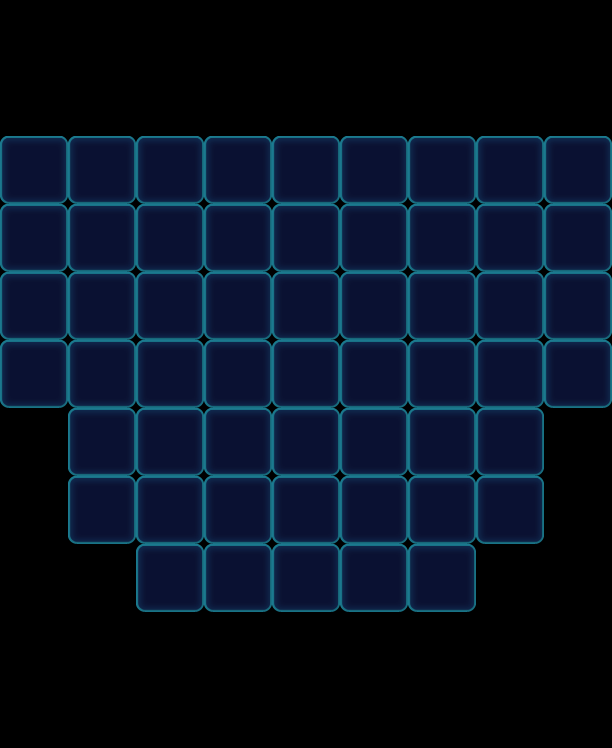

A level layout from a 2D game, rendered from its tile map. Below: a short description, then the map file with tile-grid data replaced by summaries:
An orthogonal 9x11 tile map with 68x68 px tiles, 1 tile layer (Valid), 2 tilesets and 64 objects (55x Monster, 9x Factory_Normal).

<map version="1.0" orientation="orthogonal" width="9" height="11" tilewidth="68" tileheight="68">
 <tileset firstgid="1" name="game_grid1" tilewidth="68" tileheight="68">
  <image source="game_grid1.png" width="68" height="68" />
 </tileset>
 <tileset firstgid="2" name="map" tilewidth="68" tileheight="68">
  <image source="map.png" width="1024" height="1024" />
 </tileset>
 <layer name="Valid" width="9" height="11">
  <data>[99 cells, 55 non-empty, 1 distinct tile ids]</data>
 </layer>
 <objectgroup name="BottomObj" width="9" height="11" />
 <objectgroup name="MiddleObj" width="9" height="11">
  <object name="65" type="Monster" gid="19" x="68" y="340">
   <properties>
    <property name="Color" value="Yellow" />
   </properties>
  </object>
  <object name="54" type="Monster" gid="3" x="272" y="612">
   <properties>
    <property name="Color" value="Green" />
   </properties>
  </object>
  <object name="45" type="Monster" gid="18" x="408" y="272">
   <properties>
    <property name="Color" value="Pink" />
   </properties>
  </object>
  <object name="75" type="Monster" gid="17" x="340" y="544">
   <properties>
    <property name="Color" value="Purple" />
   </properties>
  </object>
  <object name="32" type="Monster" gid="2" x="68" y="476">
   <properties>
    <property name="Color" value="Blue" />
   </properties>
  </object>
  <object name="32" type="Monster" gid="2" x="68" y="272">
   <properties>
    <property name="Color" value="Blue" />
   </properties>
  </object>
  <object name="32" type="Monster" gid="2" x="204" y="340">
   <properties>
    <property name="Color" value="Blue" />
   </properties>
  </object>
  <object name="32" type="Monster" gid="2" x="340" y="476">
   <properties>
    <property name="Color" value="Blue" />
   </properties>
  </object>
  <object name="32" type="Monster" gid="2" x="476" y="408">
   <properties>
    <property name="Color" value="Blue" />
   </properties>
  </object>
  <object name="32" type="Monster" gid="2" x="476" y="272">
   <properties>
    <property name="Color" value="Blue" />
   </properties>
  </object>
  <object name="32" type="Monster" gid="2" x="340" y="340">
   <properties>
    <property name="Color" value="Blue" />
   </properties>
  </object>
  <object name="32" type="Monster" gid="2" x="136" y="544">
   <properties>
    <property name="Color" value="Blue" />
   </properties>
  </object>
  <object name="32" type="Monster" gid="2" x="340" y="612">
   <properties>
    <property name="Color" value="Blue" />
   </properties>
  </object>
  <object name="32" type="Monster" gid="2" x="272" y="204">
   <properties>
    <property name="Color" value="Blue" />
   </properties>
  </object>
  <object name="45" type="Monster" gid="18" x="0" y="340">
   <properties>
    <property name="Color" value="Pink" />
   </properties>
  </object>
  <object name="45" type="Monster" gid="18" x="136" y="340">
   <properties>
    <property name="Color" value="Pink" />
   </properties>
  </object>
  <object name="45" type="Monster" gid="18" x="272" y="408">
   <properties>
    <property name="Color" value="Pink" />
   </properties>
  </object>
  <object name="45" type="Monster" gid="18" x="272" y="544">
   <properties>
    <property name="Color" value="Pink" />
   </properties>
  </object>
  <object name="45" type="Monster" gid="18" x="408" y="476">
   <properties>
    <property name="Color" value="Pink" />
   </properties>
  </object>
  <object name="45" type="Monster" gid="18" x="476" y="340">
   <properties>
    <property name="Color" value="Pink" />
   </properties>
  </object>
  <object name="45" type="Monster" gid="18" x="544" y="204">
   <properties>
    <property name="Color" value="Pink" />
   </properties>
  </object>
  <object name="45" type="Monster" gid="18" x="136" y="204">
   <properties>
    <property name="Color" value="Pink" />
   </properties>
  </object>
  <object name="65" type="Monster" gid="19" x="136" y="476">
   <properties>
    <property name="Color" value="Yellow" />
   </properties>
  </object>
  <object name="65" type="Monster" gid="19" x="204" y="408">
   <properties>
    <property name="Color" value="Yellow" />
   </properties>
  </object>
  <object name="65" type="Monster" gid="19" x="204" y="204">
   <properties>
    <property name="Color" value="Yellow" />
   </properties>
  </object>
  <object name="65" type="Monster" gid="19" x="408" y="204">
   <properties>
    <property name="Color" value="Yellow" />
   </properties>
  </object>
  <object name="65" type="Monster" gid="19" x="408" y="340">
   <properties>
    <property name="Color" value="Yellow" />
   </properties>
  </object>
  <object name="65" type="Monster" gid="19" x="204" y="612">
   <properties>
    <property name="Color" value="Yellow" />
   </properties>
  </object>
  <object name="65" type="Monster" gid="19" x="476" y="544">
   <properties>
    <property name="Color" value="Yellow" />
   </properties>
  </object>
  <object name="65" type="Monster" gid="19" x="0" y="204">
   <properties>
    <property name="Color" value="Yellow" />
   </properties>
  </object>
  <object name="54" type="Monster" gid="3" x="68" y="408">
   <properties>
    <property name="Color" value="Green" />
   </properties>
  </object>
  <object name="54" type="Monster" gid="3" x="204" y="272">
   <properties>
    <property name="Color" value="Green" />
   </properties>
  </object>
  <object name="54" type="Monster" gid="3" x="340" y="272">
   <properties>
    <property name="Color" value="Green" />
   </properties>
  </object>
  <object name="54" type="Monster" gid="3" x="544" y="340">
   <properties>
    <property name="Color" value="Green" />
   </properties>
  </object>
  <object name="54" type="Monster" gid="3" x="340" y="408">
   <properties>
    <property name="Color" value="Green" />
   </properties>
  </object>
  <object name="54" type="Monster" gid="3" x="408" y="544">
   <properties>
    <property name="Color" value="Green" />
   </properties>
  </object>
  <object name="54" type="Monster" gid="3" x="136" y="612">
   <properties>
    <property name="Color" value="Green" />
   </properties>
  </object>
  <object name="54" type="Monster" gid="3" x="68" y="204">
   <properties>
    <property name="Color" value="Green" />
   </properties>
  </object>
  <object name="54" type="Monster" gid="3" x="0" y="408">
   <properties>
    <property name="Color" value="Green" />
   </properties>
  </object>
  <object name="75" type="Monster" gid="17" x="0" y="272">
   <properties>
    <property name="Color" value="Purple" />
   </properties>
  </object>
  <object name="75" type="Monster" gid="17" x="136" y="272">
   <properties>
    <property name="Color" value="Purple" />
   </properties>
  </object>
  <object name="75" type="Monster" gid="17" x="272" y="272">
   <properties>
    <property name="Color" value="Purple" />
   </properties>
  </object>
  <object name="75" type="Monster" gid="17" x="272" y="340">
   <properties>
    <property name="Color" value="Purple" />
   </properties>
  </object>
  <object name="75" type="Monster" gid="17" x="340" y="204">
   <properties>
    <property name="Color" value="Purple" />
   </properties>
  </object>
  <object name="75" type="Monster" gid="17" x="476" y="204">
   <properties>
    <property name="Color" value="Purple" />
   </properties>
  </object>
  <object name="75" type="Monster" gid="17" x="544" y="272">
   <properties>
    <property name="Color" value="Purple" />
   </properties>
  </object>
  <object name="75" type="Monster" gid="17" x="408" y="408">
   <properties>
    <property name="Color" value="Purple" />
   </properties>
  </object>
  <object name="75" type="Monster" gid="17" x="272" y="476">
   <properties>
    <property name="Color" value="Colorful" />
   </properties>
  </object>
  </objectgroup>
 <objectgroup color="#000000" name="TopObj" width="9" height="11">
  <!-- 9 objects omitted --></objectgroup>
</map>
<!-- 16 of 64 objects omitted -->
